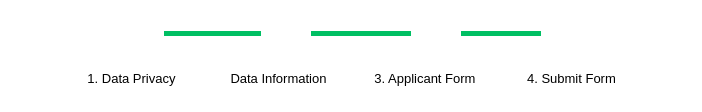
            <widget class="QWidget" name="widget_16" native="true">
             <property name="minimumSize">
              <size>
               <width>0</width>
               <height>100</height>
              </size>
             </property>
             <property name="styleSheet">
              <string notr="true">background-color: rgb(255, 255, 255);</string>
             </property>
             <layout class="QHBoxLayout" name="horizontalLayout_18">
              <item>
               <spacer name="horizontalSpacer_12">
                <property name="orientation">
                 <enum>Qt::Horizontal</enum>
                </property>
                <property name="sizeHint" stdset="0">
                 <size>
                  <width>40</width>
                  <height>20</height>
                 </size>
                </property>
               </spacer>
              </item>
              <item>
               <widget class="QWidget" name="widget_17" native="true">
                <property name="minimumSize">
                 <size>
                  <width>600</width>
                  <height>90</height>
                 </size>
                </property>
                <property name="styleSheet">
                 <string notr="true">QPushButton {
border: none;
}

#progline {
background-color: #00bf63;
}</string>
                </property>
                <widget class="QPushButton" name="terms_and_policy">
                 <property name="geometry">
                  <rect>
                   <x>63</x>
                   <y>0</y>
                   <width>50</width>
                   <height>50</height>
                  </rect>
                 </property>
                 <property name="minimumSize">
                  <size>
                   <width>50</width>
                   <height>50</height>
                  </size>
                 </property>
                 <property name="maximumSize">
                  <size>
                   <width>50</width>
                   <height>50</height>
                  </size>
                 </property>
                 <property name="sizeIncrement">
                  <size>
                   <width>0</width>
                   <height>0</height>
                  </size>
                 </property>
                 <property name="text">
                  <string/>
                 </property>
                 <property name="icon">
                  <iconset resource="res.qrc">
                   <normaloff>:/images/Users/Acer/Downloads/Untitled design/1.png</normaloff>
                   <normalon>:/images/Users/Acer/Downloads/Untitled design/2.png</normalon>:/images/Users/Acer/Downloads/Untitled design/1.png</iconset>
                 </property>
                 <property name="iconSize">
                  <size>
                   <width>125</width>
                   <height>125</height>
                  </size>
                 </property>
                 <property name="checkable">
                  <bool>true</bool>
                 </property>
                 <property name="checked">
                  <bool>false</bool>
                 </property>
                 <property name="autoExclusive">
                  <bool>true</bool>
                 </property>
                </widget>
                <widget class="QPushButton" name="appform">
                 <property name="geometry">
                  <rect>
                   <x>360</x>
                   <y>0</y>
                   <width>50</width>
                   <height>50</height>
                  </rect>
                 </property>
                 <property name="minimumSize">
                  <size>
                   <width>50</width>
                   <height>50</height>
                  </size>
                 </property>
                 <property name="maximumSize">
                  <size>
                   <width>50</width>
                   <height>50</height>
                  </size>
                 </property>
                 <property name="sizeIncrement">
                  <size>
                   <width>0</width>
                   <height>0</height>
                  </size>
                 </property>
                 <property name="text">
                  <string/>
                 </property>
                 <property name="icon">
                  <iconset resource="res.qrc">
                   <normaloff>:/images/Users/Acer/Downloads/Untitled design/5.png</normaloff>
                   <normalon>:/images/Users/Acer/Downloads/Untitled design/6.png</normalon>:/images/Users/Acer/Downloads/Untitled design/5.png</iconset>
                 </property>
                 <property name="iconSize">
                  <size>
                   <width>125</width>
                   <height>125</height>
                  </size>
                 </property>
                 <property name="checkable">
                  <bool>true</bool>
                 </property>
                 <property name="checked">
                  <bool>false</bool>
                 </property>
                 <property name="autoExclusive">
                  <bool>true</bool>
                 </property>
                </widget>
                <widget class="QPushButton" name="information">
                 <property name="geometry">
                  <rect>
                   <x>210</x>
                   <y>0</y>
                   <width>50</width>
                   <height>50</height>
                  </rect>
                 </property>
                 <property name="minimumSize">
                  <size>
                   <width>50</width>
                   <height>50</height>
                  </size>
                 </property>
                 <property name="maximumSize">
                  <size>
                   <width>50</width>
                   <height>50</height>
                  </size>
                 </property>
                 <property name="sizeIncrement">
                  <size>
                   <width>0</width>
                   <height>0</height>
                  </size>
                 </property>
                 <property name="text">
                  <string/>
                 </property>
                 <property name="icon">
                  <iconset resource="res.qrc">
                   <normaloff>:/images/Users/Acer/Downloads/Untitled design/3.png</normaloff>
                   <normalon>:/images/Users/Acer/Downloads/Untitled design/4.png</normalon>:/images/Users/Acer/Downloads/Untitled design/3.png</iconset>
                 </property>
                 <property name="iconSize">
                  <size>
                   <width>125</width>
                   <height>125</height>
                  </size>
                 </property>
                 <property name="checkable">
                  <bool>true</bool>
                 </property>
                 <property name="checked">
                  <bool>false</bool>
                 </property>
                 <property name="autoExclusive">
                  <bool>true</bool>
                 </property>
                </widget>
                <widget class="QPushButton" name="finish">
                 <property name="geometry">
                  <rect>
                   <x>490</x>
                   <y>0</y>
                   <width>50</width>
                   <height>50</height>
                  </rect>
                 </property>
                 <property name="minimumSize">
                  <size>
                   <width>50</width>
                   <height>50</height>
                  </size>
                 </property>
                 <property name="maximumSize">
                  <size>
                   <width>50</width>
                   <height>50</height>
                  </size>
                 </property>
                 <property name="sizeIncrement">
                  <size>
                   <width>0</width>
                   <height>0</height>
                  </size>
                 </property>
                 <property name="text">
                  <string/>
                 </property>
                 <property name="icon">
                  <iconset resource="res.qrc">
                   <normaloff>:/images/Users/Acer/Downloads/Untitled design/9.png</normaloff>
                   <normalon>:/images/Users/Acer/Downloads/Untitled design (1).png</normalon>:/images/Users/Acer/Downloads/Untitled design/9.png</iconset>
                 </property>
                 <property name="iconSize">
                  <size>
                   <width>125</width>
                   <height>125</height>
                  </size>
                 </property>
                 <property name="checkable">
                  <bool>true</bool>
                 </property>
                 <property name="checked">
                  <bool>false</bool>
                 </property>
                 <property name="autoExclusive">
                  <bool>true</bool>
                 </property>
                </widget>
                <widget class="QLabel" name="progline">
                 <property name="geometry">
                  <rect>
                   <x>90</x>
                   <y>20</y>
                   <width>421</width>
                   <height>5</height>
                  </rect>
                 </property>
                 <property name="maximumSize">
                  <size>
                   <width>16777215</width>
                   <height>5</height>
                  </size>
                 </property>
                 <property name="text">
                  <string/>
                 </property>
                </widget>
                <widget class="QWidget" name="widget_29" native="true">
                 <property name="geometry">
                  <rect>
                   <x>10</x>
                   <y>50</y>
                   <width>581</width>
                   <height>34</height>
                  </rect>
                 </property>
                 <layout class="QHBoxLayout" name="horizontalLayout_26">
                  <item>
                   <widget class="QLabel" name="label_14">
                    <property name="font">
                     <font>
                      <pointsize>10</pointsize>
                     </font>
                    </property>
                    <property name="text">
                     <string>1. Data Privacy</string>
                    </property>
                    <property name="alignment">
                     <set>Qt::AlignCenter</set>
                    </property>
                   </widget>
                  </item>
                  <item>
                   <widget class="QLabel" name="label_44">
                    <property name="font">
                     <font>
                      <pointsize>10</pointsize>
                     </font>
                    </property>
                    <property name="text">
                     <string>Data Information</string>
                    </property>
                    <property name="alignment">
                     <set>Qt::AlignCenter</set>
                    </property>
                   </widget>
                  </item>
                  <item>
                   <widget class="QLabel" name="label_48">
                    <property name="font">
                     <font>
                      <pointsize>10</pointsize>
                     </font>
                    </property>
                    <property name="text">
                     <string>3. Applicant Form</string>
                    </property>
                    <property name="alignment">
                     <set>Qt::AlignCenter</set>
                    </property>
                   </widget>
                  </item>
                  <item>
                   <widget class="QLabel" name="label_50">
                    <property name="font">
                     <font>
                      <pointsize>10</pointsize>
                     </font>
                    </property>
                    <property name="text">
                     <string>4. Submit Form</string>
                    </property>
                    <property name="alignment">
                     <set>Qt::AlignCenter</set>
                    </property>
                   </widget>
                  </item>
                 </layout>
                </widget>
                <zorder>progline</zorder>
                <zorder>terms_and_policy</zorder>
                <zorder>appform</zorder>
                <zorder>information</zorder>
                <zorder>finish</zorder>
                <zorder>widget_29</zorder>
               </widget>
              </item>
              <item>
               <spacer name="horizontalSpacer_13">
                <property name="orientation">
                 <enum>Qt::Horizontal</enum>
                </property>
                <property name="sizeHint" stdset="0">
                 <size>
                  <width>40</width>
                  <height>20</height>
                 </size>
                </property>
               </spacer>
              </item>
             </layout>
            </widget>
